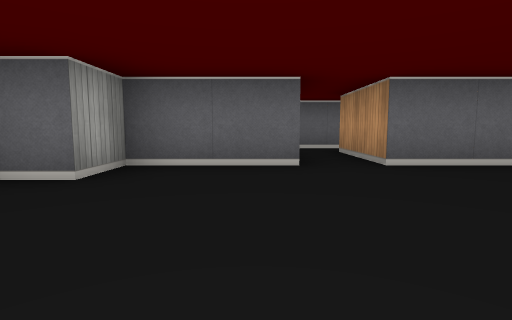
view 1 (above)

15 first-person views from a walk through a cub3D ray-caster map. The camera is about half as high as the walls, tilts 6° down and sees 80° across. The floor is counted in squares. Each view is taken from the middle of a square. On the plan, view 1 faces up. The plan holds only what a view shows up to about 9 squares ahead; the rest is blank. The place goes on beyond the plan.

view 2
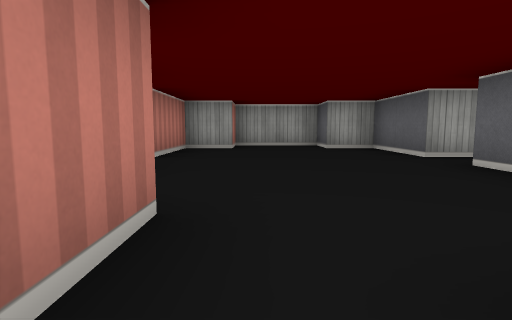

view 3
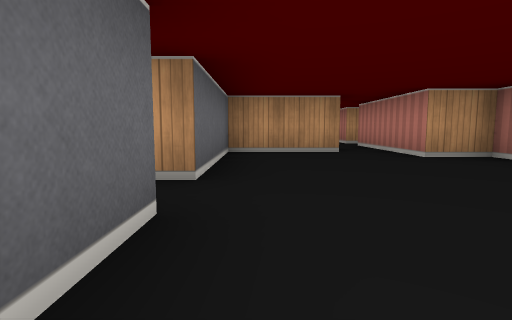

view 4
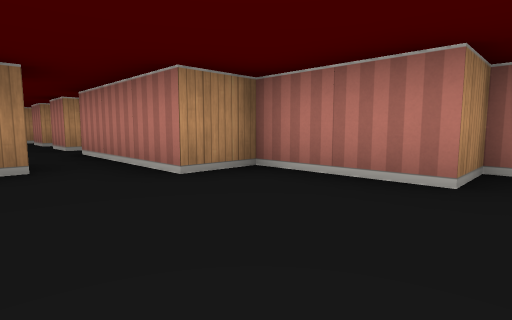

view 5
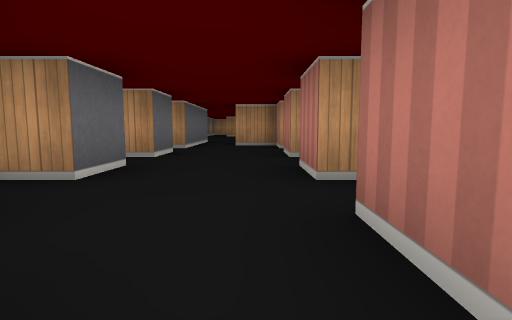

view 6
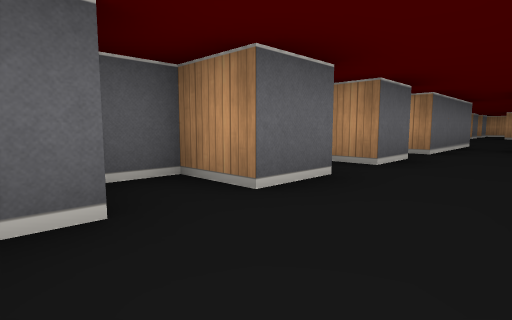

view 7
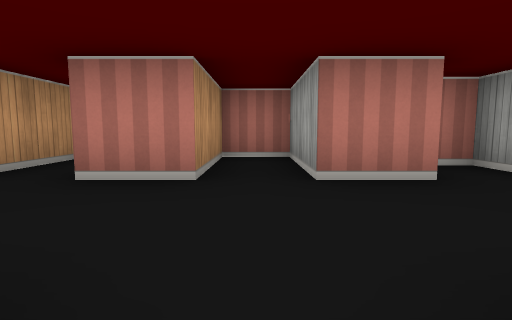

view 8
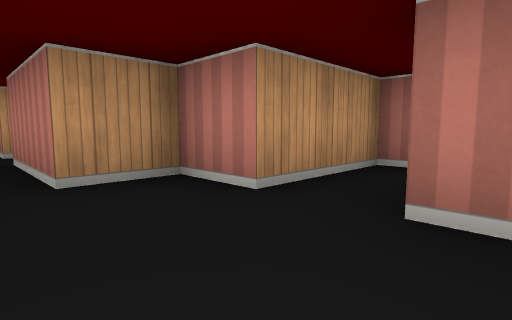

view 9
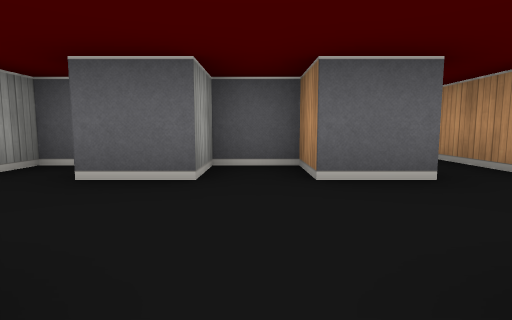

view 10
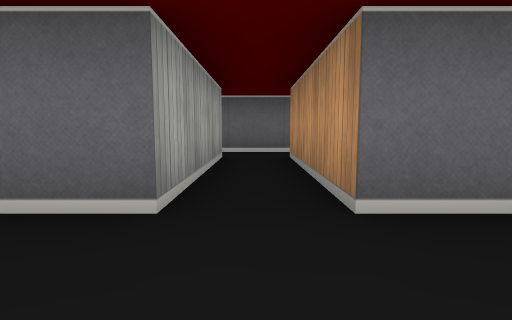

view 11
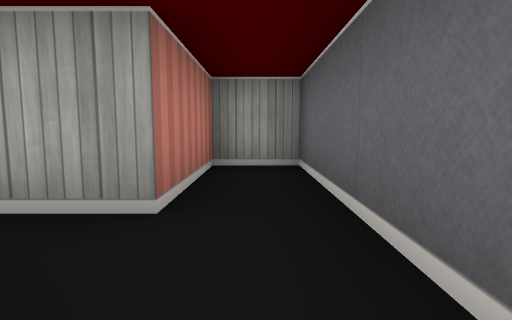

view 12
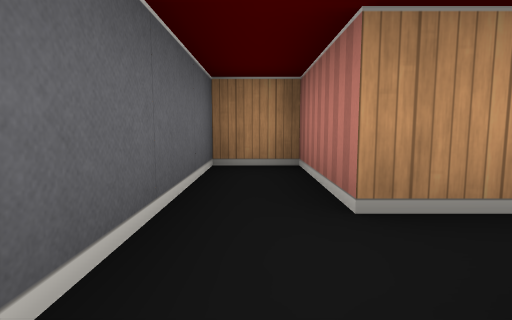

view 13
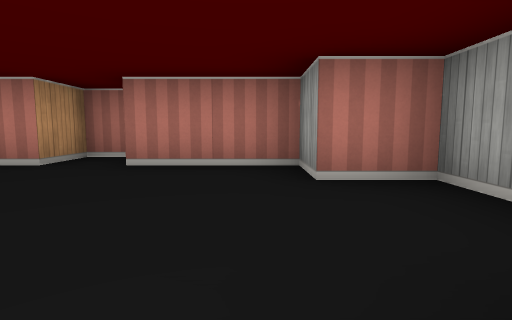

view 14
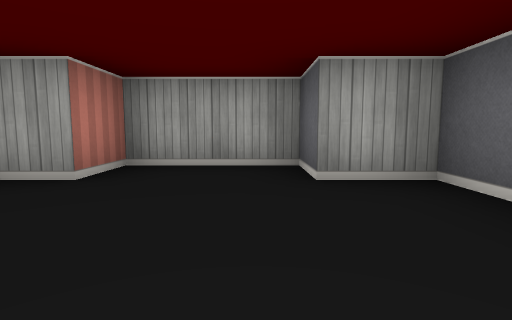

view 15
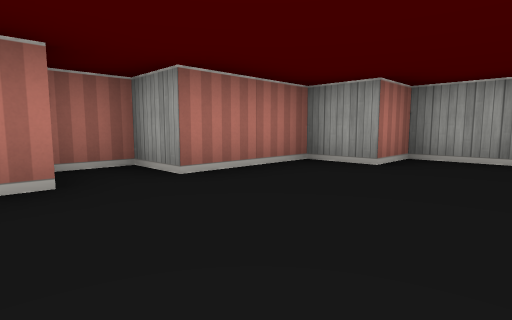

### Floor plan
Ten units are one square. View 1 is at (0, 0); x grows to the right and y downward. Boxes are objects, and circles mark ways between rooms. Rooms are numbered by the first view taken in them; rooms with no view inside come last. Other rooms are left out.
<svg viewBox="-30 -70 185 91">
<path fill="none" stroke="#000" d="M5 -35 -15 -35 -15 -25 -25 -25 -25 -5 -15 -5 -15 5 5 5 5 15 15 15 15 5 35 5 35 -5 55 -5M45 -14 45 -35 15 -35M66 -25 60 -25M75 -25 75 -35 65 -35 65 -29M65 -1 65 5 70 5M55 -5 65 -5M74 -5 85 -5 85 15 95 15 95 -5 105 -5M105 -25 95 -25 95 -35 85 -35 85 -25 75 -25M115 16 115 -5 125 -5 125 -15 145 -15M145 -25 115 -25M115 -25 115 -55 135 -55 135 -65 85 -65 85 -55 105 -55 105 -25"/>
<circle cx="60" cy="-10" r="3" fill="#2a7"/>
<circle cx="80" cy="-15" r="3" fill="#2a7"/>
<circle cx="100" cy="-15" r="3" fill="#2a7"/>
<circle cx="110" cy="-30" r="3" fill="#2a7"/>
<text x="10" y="-10">1</text>
<text x="70" y="-20">2</text>
<text x="90" y="-10">3</text>
<text x="120" y="-10">4</text>
<text x="110" y="-50">5</text>
</svg>
Room 1 opens to room 2. Room 2 opens to room 3. Room 3 opens to room 4. Room 4 opens to room 5.

Where each view was taken, in squares from view 1:
view 1: 0 up, 0 right, facing up
view 2: 1 up, 5 right, facing left
view 3: 3 up, 1 left, facing right
view 4: 2 up, 1 right, facing down-right
view 5: 1 up, 5 right, facing right
view 6: 1 up, 6 right, facing up-right
view 7: 3 up, 9 right, facing down
view 8: 2 up, 10 right, facing down-right
view 9: 0 up, 9 right, facing up
view 10: 1 up, 11 right, facing up
view 11: 6 up, 12 right, facing left
view 12: 6 up, 10 right, facing right
view 13: 3 up, 1 left, facing down
view 14: 2 up, 1 right, facing left
view 15: 2 up, 2 right, facing down-left
